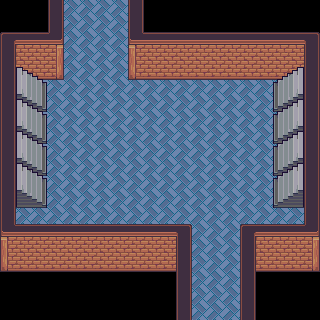

This is a level from a 2D game, rendered from its Tiled map with the project's own tilesets. A one-line summary and the map file follow, with tile-layer data summarised:
An orthogonal 20x20 tile map with 16x16 px tiles, 4 tile layers (Tile Layer 1, Tile Layer 2, Tile Layer 3, Above Player), 3 tilesets and 22 objects (12x event, 10x collision).

<map version="1.10" tiledversion="1.10.2" orientation="orthogonal" renderorder="right-down" width="20" height="20" tilewidth="16" tileheight="16" infinite="0" nextlayerid="7" nextobjectid="31">
 <properties>
  <property name="edges" value="clamped" />
  <property name="scenario" value="xero" />
 </properties>
 <tileset firstgid="1" name="core_indoor_floors" tilewidth="16" tileheight="16" tilecount="3864" columns="46">
  <image source="../gfx/tilesets/core_indoor_floors.png" width="736" height="1344" />
 </tileset>
 <tileset firstgid="3865" name="core_indoor_stairs" tilewidth="16" tileheight="16" tilecount="2970" columns="45">
  <image source="../gfx/tilesets/core_indoor_stairs.png" width="720" height="1056" />
 </tileset>
 <tileset firstgid="6835" name="core_indoor_walls" tilewidth="16" tileheight="16" tilecount="3864" columns="46">
  <image source="../gfx/tilesets/core_indoor_walls.png" width="736" height="1344" />
 </tileset>
 <layer id="1" name="Tile Layer 1" width="20" height="20">
  <data>[400 cells, 327 non-empty, 15 distinct tile ids]</data>
 </layer>
 <layer id="2" name="Tile Layer 2" width="20" height="20">
  <data>[400 cells, 40 non-empty, 16 distinct tile ids]</data>
 </layer>
 <layer id="3" name="Tile Layer 3" width="20" height="20">
  <data>[400 cells, 12 non-empty, 4 distinct tile ids]</data>
 </layer>
 <layer id="4" name="Above Player" width="20" height="20">
  <data>[400 cells, 0 non-empty, 0 distinct tile ids]</data>
 </layer>
 <objectgroup color="#ff2600" id="6" name="Collisions">
  <object id="1" type="collision" x="0" y="32" width="64" height="48" />
  <object id="2" type="collision" x="0" y="80" width="16" height="192" />
  <object id="3" type="collision" x="16" y="224" width="176" height="48" />
  <object id="4" type="collision" x="240" y="224" width="80" height="48" />
  <object id="5" type="collision" x="304" y="32" width="16" height="192" />
  <object id="6" type="collision" x="128" y="32" width="176" height="48" />
  <object id="8" type="collision" x="128" y="0" width="16" height="32" />
  <object id="9" type="collision" x="48" y="0" width="16" height="32" />
  <object id="10" type="collision" x="176" y="272" width="16" height="48" />
  <object id="11" type="collision" x="240" y="272" width="16" height="48" />
 </objectgroup>
 <objectgroup color="#fffb00" id="5" name="Events">
  <object id="12" name="Exit after Coach Carville" type="event" x="64" y="0" width="64" height="16">
   <properties>
    <property name="act1" value="set_variable badge:yes" />
    <property name="act2" value="transition_teleport player,white_belt_wilderness.tmx,55,35,0.5" />
    <property name="act3" value="char_face player,down" />
    <property name="cond1" value="is char_at player" />
    <property name="cond2" value="is char_facing player,up" />
    <property name="cond3" value="is has_item player,blue_belt" />
   </properties>
  </object>
  <object id="20" name="Coach Carville environment" type="event" x="0" y="0" width="16" height="16">
   <properties>
    <property name="act1" value="set_environment interior" />
    <property name="cond1" value="not environment_is interior" />
   </properties>
  </object>
  <object id="21" name="Create Coach Carville" type="event" x="96" y="80" width="16" height="16">
   <properties>
    <property name="act1" value="create_npc coach_carville,6,5,stand" />
    <property name="act2" value="char_face coach_carville,down" />
    <property name="cond1" value="not char_exists coach_carville" />
   </properties>
  </object>
  <object id="22" name="Coach Carville introduction" type="event" x="112" y="160" width="64" height="32">
   <properties>
    <property name="act10" value="char_stop player" />
    <property name="act11" value="lock_controls" />
    <property name="act12" value="pathfind player,6,11" />
    <property name="act13" value="char_face player,up" />
    <property name="act14" value="pathfind coach_carville,6,8" />
    <property name="act15" value="char_face coach_carville,down" />
    <property name="act16" value="wait 0.5" />
    <property name="act17" value="translated_dialog coach_carville_intro" />
    <property name="act18" value="translated_dialog coach_carville_intro2" />
    <property name="act19" value="add_monster coach_carville,12,coach_carville,115,100" />
    <property name="act20" value="set_variable coach_carville_battle:started" />
    <property name="act21" value="start_battle player,coach_carville" />
    <property name="act22" value="set_variable coach_carville_battle:return" />
    <property name="cond1" value="is char_at player" />
    <property name="cond2" value="not variable_set coach_carville_battle:started" />
    <property name="cond3" value="not variable_set taba_master:defeated" />
   </properties>
  </object>
  <object id="23" name="Coach Carville victory sequence" type="event" x="0" y="0" width="16" height="16">
   <properties>
    <property name="act10" value="wait 0.8" />
    <property name="act11" value="lock_controls" />
    <property name="act12" value="char_face coach_carville,down" />
    <property name="act13" value="translated_dialog coach_carville_victory" />
    <property name="act14" value="translated_dialog coach_carville_award" />
    <property name="act15" value="add_item blue_belt" />
    <property name="act16" value="play_sound sound_confirm" />
    <property name="act17" value="set_variable badge:yes" />
    <property name="act18" value="set_variable taba_master:defeated" />
    <property name="act19" value="unlock_controls" />
    <property name="act20" value="pathfind coach_carville,9,8" />
    <property name="act21" value="char_face coach_carville,left" />
    <property name="act22" value="unlock_controls" />
    <property name="cond1" value="is variable_set coach_carville_battle:return" />
    <property name="cond2" value="is battle_outcome player,won,coach_carville" />
    <property name="cond3" value="not variable_set taba_master:defeated" />
    <property name="cond4" value="not has_item player,blue_belt" />
   </properties>
  </object>
  <object id="24" name="Coach Carville retry reset" type="event" x="0" y="0" width="16" height="16">
   <properties>
    <property name="act1" value="clear_variable coach_carville_battle" />
    <property name="act2" value="unlock_controls" />
    <property name="cond1" value="is variable_set coach_carville_battle:return" />
    <property name="cond2" value="is battle_outcome player,lost,coach_carville" />
    <property name="cond3" value="not variable_set taba_master:defeated" />
   </properties>
  </object>
  <object id="25" name="Create Luna" type="event" x="0" y="0" width="16" height="16">
   <properties>
    <property name="act1" value="create_npc luna,3,10,stand" />
    <property name="act2" value="char_face luna,right" />
    <property name="cond1" value="not char_exists luna" />
   </properties>
  </object>
  <object id="26" name="Create Callahan" type="event" x="0" y="0" width="16" height="16">
   <properties>
    <property name="act1" value="create_npc callahan,16,10,stand" />
    <property name="act2" value="char_face callahan,left" />
    <property name="cond1" value="not char_exists callahan" />
   </properties>
  </object>
  <object id="27" name="Talk to Luna after victory" type="event" x="48" y="160" width="16" height="16">
   <properties>
    <property name="act1" value="translated_dialog luna_blue_belt" />
    <property name="behav1" value="talk luna" />
    <property name="cond1" value="is variable_set taba_master:defeated" />
   </properties>
  </object>
  </objectgroup>
</map>
<!-- 3 of 22 objects omitted -->
